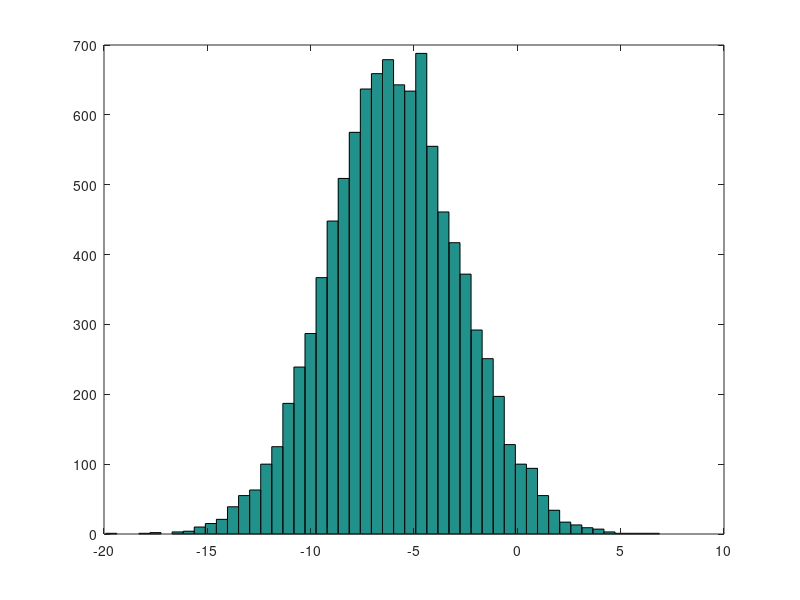

MATLAB code to generate this figure:
%% Change Octave prompt  
PS1('>> ');
%% Change working directory in windows example:
cd 'D:/__PROJETS/__COURSERA/Machine Learning/Exercises'
%% Note that it uses normal slashes and does not use escape characters for the empty spaces.

%% elementary operations
5+6
3-2
5*8
1/2
2^6
1 == 2 % false
1 ~= 2 % true.  note, not "!="
1 && 0
1 || 0
xor(1,0)


%% variable assignment
a = 3; % semicolon suppresses output
b = 'hi';
c = 3>=1;

% Displaying them:
a = pi
disp(a)
disp(sprintf('2 decimals: %0.2f', a))
disp(sprintf('6 decimals: %0.6f', a))
format long
a
format short
a


%%  vectors and matrices
A = [1 2; 3 4; 5 6]

v = [1 2 3]
v = [1; 2; 3]
v = 1:0.1:2   % from 1 to 2, with stepsize of 0.1. Useful for plot axes
v = 1:6       % from 1 to 6, assumes stepsize of 1 (row vector)

C = 2*ones(2,3) % same as C = [2 2 2; 2 2 2]
w = ones(1,3)   % 1x3 vector of ones
w = zeros(1,3)
w = rand(1,3) % drawn from a uniform distribution 
w = randn(1,3)% drawn from a normal distribution (mean=0, var=1)
w = -6 + sqrt(10)*(randn(1,10000));  % (mean = -6, var = 10) - note: add the semicolon
hist(w)    % plot histogram using 10 bins (default)
hist(w,50) % plot histogram using 50 bins
% note: if hist() crashes, try "graphics_toolkit('gnu_plot')" 

I = eye(4)   % 4x4 identity matrix

% help function
help eye
help rand
help help
